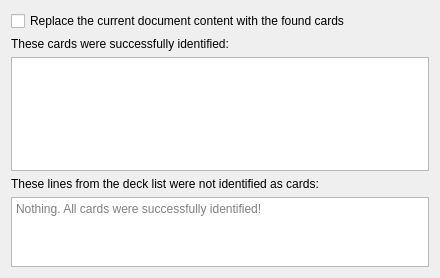
<?xml version="1.0" encoding="UTF-8"?>
<ui version="4.0">
 <class>WizardPage</class>
 <widget class="QWizardPage" name="WizardPage">
  <property name="geometry">
   <rect>
    <x>0</x>
    <y>0</y>
    <width>440</width>
    <height>278</height>
   </rect>
  </property>
  <property name="title">
   <string>Import a deck list for printing</string>
  </property>
  <property name="subTitle">
   <string>The table below shows all identified cards. Double-clicking the Set or Collector# cells to change the selected printing. The text field shows all lines from the input that were not identified as cards.</string>
  </property>
  <layout class="QVBoxLayout" name="verticalLayout">
   <item>
    <widget class="QCheckBox" name="should_replace_document">
     <property name="toolTip">
      <string>If checked, clear all cards in the current document, replacing everything with the list below.
If unchecked, append the cards found below to the document.</string>
     </property>
     <property name="text">
      <string>Replace the current document content with the found cards</string>
     </property>
     <property name="icon">
      <iconset theme="document-replace">
       <normaloff>.</normaloff>.</iconset>
     </property>
    </widget>
   </item>
   <item>
    <widget class="QLabel" name="parsed_cards_label">
     <property name="text">
      <string>These cards were successfully identified:</string>
     </property>
    </widget>
   </item>
   <item>
    <widget class="QTableView" name="parsed_cards_table">
     <property name="sizePolicy">
      <sizepolicy hsizetype="Expanding" vsizetype="Expanding">
       <horstretch>0</horstretch>
       <verstretch>65</verstretch>
      </sizepolicy>
     </property>
     <property name="sizeAdjustPolicy">
      <enum>QAbstractScrollArea::AdjustToContents</enum>
     </property>
     <property name="alternatingRowColors">
      <bool>true</bool>
     </property>
     <property name="sortingEnabled">
      <bool>true</bool>
     </property>
     <attribute name="horizontalHeaderDefaultSectionSize">
      <number>110</number>
     </attribute>
    </widget>
   </item>
   <item>
    <widget class="QLabel" name="unsuccessful_lines_label">
     <property name="text">
      <string>These lines from the deck list were not identified as cards:</string>
     </property>
    </widget>
   </item>
   <item>
    <widget class="QTextBrowser" name="unparsed_lines_text">
     <property name="sizePolicy">
      <sizepolicy hsizetype="Expanding" vsizetype="Expanding">
       <horstretch>0</horstretch>
       <verstretch>35</verstretch>
      </sizepolicy>
     </property>
     <property name="sizeAdjustPolicy">
      <enum>QAbstractScrollArea::AdjustToContents</enum>
     </property>
     <property name="acceptRichText">
      <bool>false</bool>
     </property>
     <property name="placeholderText">
      <string>Nothing. All cards were successfully identified!</string>
     </property>
     <property name="openLinks">
      <bool>false</bool>
     </property>
    </widget>
   </item>
  </layout>
 </widget>
 <resources/>
 <connections/>
</ui>
